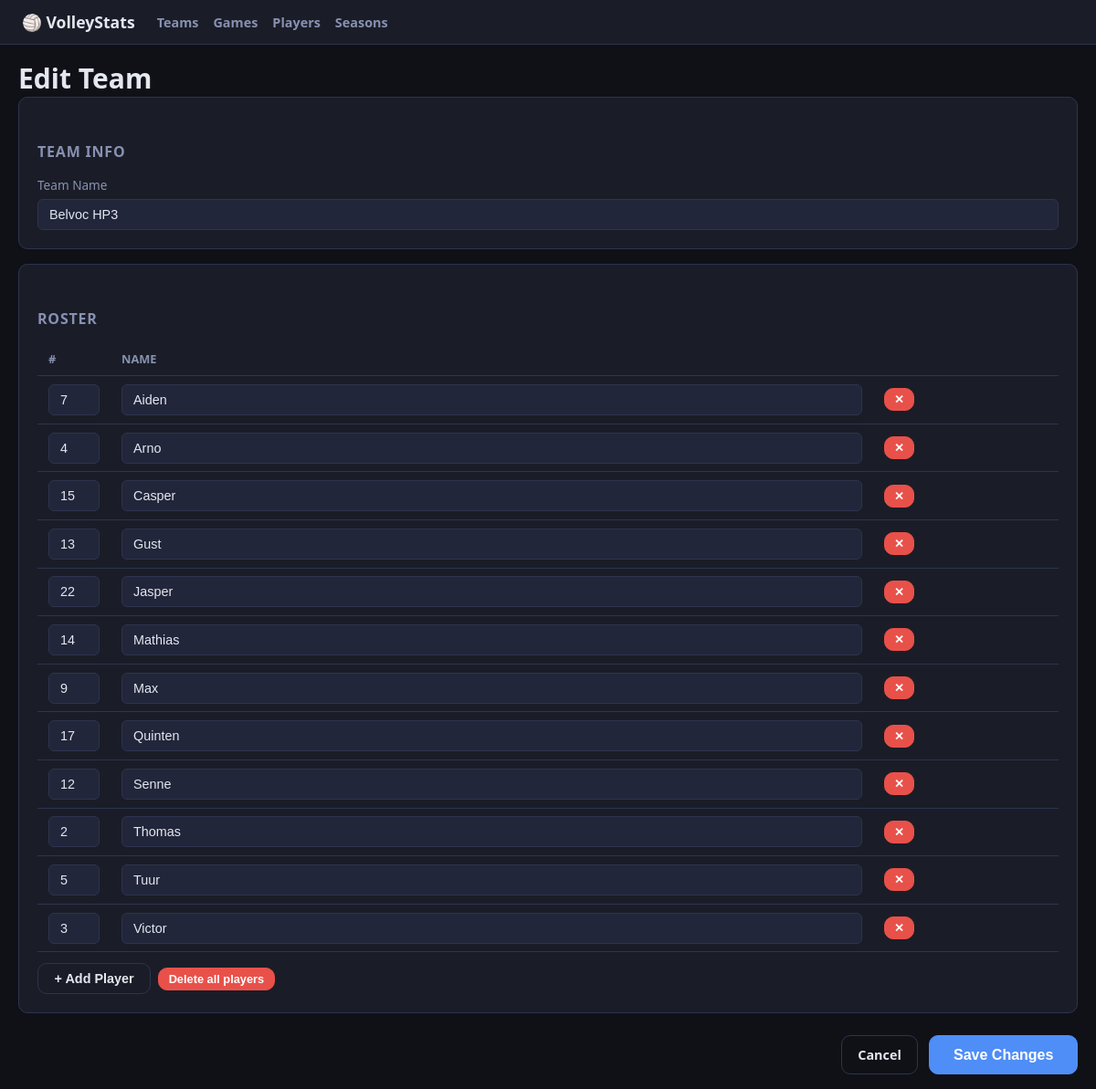
Screenshot of /teams/2/edit with the database file from the repository.
### tables this page shows
CREATE TABLE club_teams (
            id   INTEGER PRIMARY KEY AUTOINCREMENT,
            name TEXT NOT NULL UNIQUE
        );

CREATE TABLE club_team_players (
            id      INTEGER PRIMARY KEY AUTOINCREMENT,
            team_id INTEGER NOT NULL REFERENCES club_teams(id),
            name    TEXT NOT NULL,
            number  TEXT
        );

### app.py (the view, shortened to what this page needs)
@app.route("/teams/<int:team_id>/edit", methods=["GET", "POST"])
def edit_team(team_id):
    db = get_db()
    team = db.execute("SELECT * FROM club_teams WHERE id=?", (team_id,)).fetchone()
    if not team:
        return "Team not found", 404
    players = db.execute(
        "SELECT * FROM club_team_players WHERE team_id=? ORDER BY name COLLATE NOCASE", (team_id,)
    ).fetchall()
    return render_template("team_form.html", team=team, players=players)

### app.py (called while the page is built)
def get_db():
    db = getattr(g, "_database", None)
    if db is None:
        db = g._database = sqlite3.connect(DATABASE)
        db.row_factory = sqlite3.Row
    return db

@app.teardown_appcontext
def close_connection(exception):
    db = getattr(g, "_database", None)
    if db is not None:
        db.close()

### templates/team_form.html (shortened to what this page needs)
{% extends "base.html" %}
{% block content %}
<h1>{% if team %}Edit Team{% else %}New Team{% endif %}</h1>
<form method="POST">
  <section class="card">
    <h2>Team Info</h2>
    <div class="field-row">
      <label>Team Name
        <input type="text" name="team_name" required value="{{ team.name if team else '' }}"
               placeholder="e.g. Spikemasters" />
      </label>
    </div>
  </section>
  <section class="card">
    <h2>Roster</h2>
    <table class="table" id="players-table">
      <thead>
        <tr><th style="width:80px">#</th><th>Name</th><th></th></tr>
      </thead>
      <tbody id="players-body">
        {% if players %}
          {% for p in players %}
          <tr>
            <td><input type="text" name="player_number" value="{{ p.number or '' }}" placeholder="#" /></td>
            <td><input type="text" name="player_name" value="{{ p.name }}" placeholder="Player name" /></td>
            <td><button type="button" class="btn btn-sm btn-danger remove-row">✕</button></td>
          </tr>
          {% endfor %}
        {% else %}
          <tr>
            <td><input type="text" name="player_number" placeholder="#" /></td>
            <td><input type="text" name="player_name" placeholder="Player name" /></td>
            <td><button type="button" class="btn btn-sm btn-danger remove-row">✕</button></td>
          </tr>
        {% endif %}
      </tbody>
    </table>
    <div style="display:flex;gap:0.5rem;margin-top:0.75rem;align-items:center">
      <button type="button" class="btn btn-outline" id="add-player">+ Add Player</button>
      <button type="button" class="btn btn-sm btn-danger" id="clear-players">Delete all players</button>
    </div>
  </section>
  <div class="form-actions" style="gap:0.75rem">
    <a href="{{ url_for('team_list') }}" class="btn btn-outline">Cancel</a>
    <button type="submit" class="btn btn-primary btn-lg">
      {% if team %}Save Changes{% else %}Create Team{% endif %}
    </button>
  </div>
</form>
{% endblock %}

### templates/base.html (shortened to what this page needs)
<!DOCTYPE html>
<html lang="en">
<head>
  <link rel="stylesheet" href="{{ url_for('static', filename='css/style.css') }}" />
</head>
<body>
  <header>
    <a class="logo" href="{{ url_for('index') }}">🏐 VolleyStats</a>
    <nav class="main-nav">
      <a href="{{ url_for('team_list') }}">Teams</a>
      <a href="{{ url_for('index') }}">Games</a>
      <a href="{{ url_for('player_report') }}">Players</a>
      <a href="{{ url_for('season_list') }}">Seasons</a>
    </nav>
  </header>
  <main>
    {% block content %}{% endblock %}
  </main>
</body>
</html>

### static/css/style.css (style rules this page uses)
*, *::before, *::after { box-sizing: border-box; margin: 0; padding: 0; }
:root { --bg: #0f1117; --surface: #1a1d27; --surface2: #22263a; --border: #2e3350; --accent: #4f8ef7; --green: #3ecf6f; --yellow: #f5c842; --red: #e8514a; --gray: #8891b2; --text: #e4e7f0; --radius: 10px; --font: 'Segoe UI', system-ui, sans-serif; }
body { background: var(--bg); color: var(--text); font-family: var(--font); font-size: 15px; min-height: 100vh; }
a { color: var(--accent); text-decoration: none; }
header { position: sticky; top: 0; z-index: 200; background: var(--surface); border-bottom: 1px solid var(--border); padding: 0.75rem 1.5rem; display: flex; align-items: center; gap: 1.5rem; }
.logo { font-size: 1.1rem; font-weight: 700; color: var(--text); }
.main-nav { display: flex; gap: 1rem; }
.main-nav a { color: var(--gray); font-size: 0.9rem; font-weight: 600; }
main { max-width: 1600px; margin: 0 auto; padding: 1rem 1.25rem; }
.btn { display: inline-flex; align-items: center; gap: 0.4rem; padding: 0.5rem 1.1rem; border-radius: var(--radius); border: 1px solid transparent; font-size: 0.9rem; font-weight: 600; cursor: pointer; background: var(--surface2); color: var(--text); text-decoration: none; transition: opacity .15s; white-space: nowrap; }
.btn-primary { background: var(--accent); color: #fff; border-color: var(--accent); }
.btn-outline { background: transparent; border-color: var(--border); }
.btn-danger { background: var(--red); border-color: var(--red); color: #fff; }
.btn-sm { padding: 0.3rem 0.7rem; font-size: 0.8rem; }
.btn-lg { padding: 0.7rem 1.6rem; font-size: 1rem; }
.card { background: var(--surface); border: 1px solid var(--border); border-radius: var(--radius); padding: 1.25rem; margin-bottom: 1rem; }
.card h2 { font-size: 1rem; color: var(--gray); margin-bottom: 1rem; text-transform: uppercase; letter-spacing: .05em; }
.table { width: 100%; border-collapse: collapse; font-size: 0.9rem; }
.table th, .table td { padding: 0.55rem 0.75rem; border-bottom: 1px solid var(--border); text-align: left; }
.table th { color: var(--gray); font-weight: 600; font-size: 0.8rem; text-transform: uppercase; }
input[type="text"], input[type="date"] { background: var(--surface2); border: 1px solid var(--border); color: var(--text); padding: 0.5rem 0.75rem; border-radius: 6px; font-size: 0.9rem; width: 100%; outline: none; transition: border-color .15s; }
label { display: flex; flex-direction: column; gap: 0.35rem; font-size: 0.85rem; color: var(--gray); }
.field-row { display: flex; gap: 1rem; flex-wrap: wrap; }
.field-row label { flex: 1; min-width: 160px; }
.form-actions { margin-top: 1.5rem; display: flex; justify-content: flex-end; }
.btn-sm { padding: 0.25rem 0.65rem; font-size: 0.8rem; }
h2 { font-size: 1.1rem; margin: 1.75rem 0 0.75rem; color: var(--text); }

### rows the page displays
club_teams: team_name "Belvoc HP3"
club_team_players: player_number "7", player_name "Aiden"
club_team_players: player_number "4", player_name "Arno"
club_team_players: player_number "15", player_name "Casper"
club_team_players: player_number "13", player_name "Gust"
club_team_players: player_number "22", player_name "Jasper"
club_team_players: player_number "14", player_name "Mathias"
club_team_players: player_number "9", player_name "Max"
club_team_players: player_number "17", player_name "Quinten"
club_team_players: player_number "12", player_name "Senne"
club_team_players: player_number "2", player_name "Thomas"
club_team_players: player_number "5", player_name "Tuur"
club_team_players: player_number "3", player_name "Victor"
